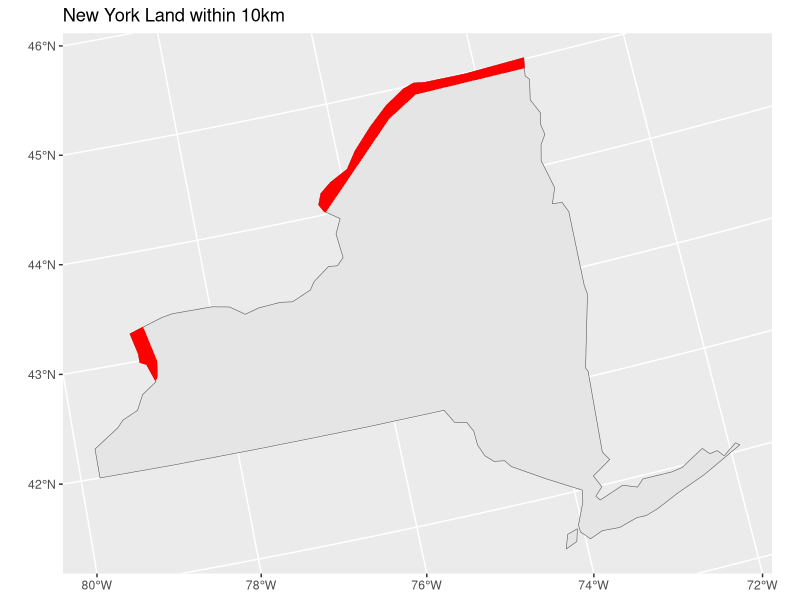

Source code (R):
install.packages("spData")
install.packages("sf")
install.packages("tidyverse")
library (spData)
library(dplyr)
library(sf)
library(ggplot2)

#load 'world' data from spData package
data(world)
# load 'states' boundaries from spData package
data(us_states)
# plot(world[1])  #plot if desired
# plot(us_states[1]) #plot if desired
# plot "world" using gglot2
albers="+proj=aea +lat_1=29.5 +lat_2=45.5 +lat_0=37.5 +lon_0=-96 +x_0=0 +y_0=0 +ellps=GRS80 +datum=NAD83 +units=m +no_defs"

# Load data
newdata <- world %>% filter(name_long== "Canada") %>% select(geom)
Newyork <- us_states %>% filter(NAME== "New York") %>% select(geometry)

# Define Projection
albers="+proj=aea +lat_1=29.5 +lat_2=45.5 +lat_0=37.5 +lon_0=-96 +x_0=0 +y_0=0 +ellps=GRS80 +datum=NAD83 +units=m +no_defs"
newdata <- st_transform(newdata, albers)
Newyork <- st_transform(Newyork, albers)

# Create a 10 km (10,000 meters) buffer around Canada
canada_buffered <- st_buffer(newdata, dist = 10000)  # 10 km = 10,000 meters

# Use st_intersection() to intersect the Canada buffer with New York state
border <- st_intersection(canada_buffered, Newyork)

# Visualize
ggplot() +
  geom_sf(data = Newyork) +
  geom_sf(data = border, colour = "red", fill = "red") +
  ggtitle("New York Land within 10km")
